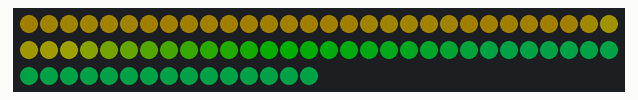
This sketch was run on a simulated Arduino Uno, built with avr-gcc and run on an emulated ATmega328P. On the bench: 75 RGB LEDs in strip order, left to right, continuing on the next row. Dim RGB values are drawn brighter than linear.

Above: at 0.15 s.
At 5.99 s:
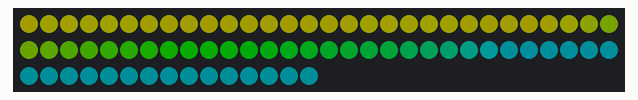
At 19.91 s:
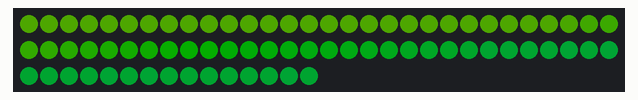
At 29.05 s:
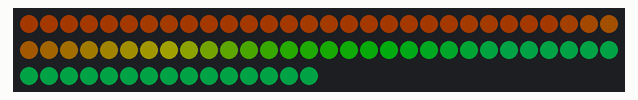
At 38.82 s:
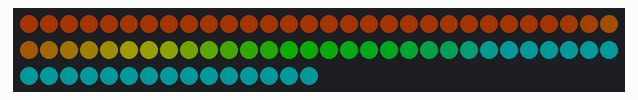

The sketch:

16ColorPalette.ino
```cpp
#include <FastLED.h>

#define NUM_LEDS  75
#define LED_PIN   5

CRGB leds[NUM_LEDS];

uint8_t paletteIndex = 0;

CRGBPalette16 purplePalette = CRGBPalette16 (
    CRGB::DarkViolet,
    CRGB::DarkViolet,
    CRGB::DarkViolet,
    CRGB::DarkViolet,

    CRGB::Magenta,
    CRGB::Magenta,
    CRGB::Linen,
    CRGB::Linen,

    CRGB::Magenta,
    CRGB::Magenta,
    CRGB::DarkViolet,
    CRGB::DarkViolet,

    CRGB::DarkViolet,
    CRGB::DarkViolet,
    CRGB::Linen,
    CRGB::Linen
);

void setup() {
  FastLED.addLeds<WS2812B, LED_PIN, GRB>(leds, NUM_LEDS);
  FastLED.setBrightness(50);
}

void loop() {

  uint8_t mappedh1 = map8(inoise8(millis()/2), 0, 100);
  uint8_t mappedh2 = map8(inoise8(millis()/3), 100, 150);
  // uint8_t mappedValue = map(inoise8(millis()/7), 0, 255, 50, 150);
  // uint8_t mappedValue = map(inoise8(millis()/7), 0, 255, 50, 150);

  CHSV color1 = CHSV(mappedh1, 255, 255);
  CHSV color2 = CHSV(mappedh2, 255, 255);

  CRGBPalette16 runPal = CRGBPalette16(color1, color1, color2, color2);

  fill_palette(leds, NUM_LEDS, 0, 3, runPal, 255, LINEARBLEND);

  // EVERY_N_MILLISECONDS(10){
  //   paletteIndex++;
  // }

  FastLED.show();
}
```
